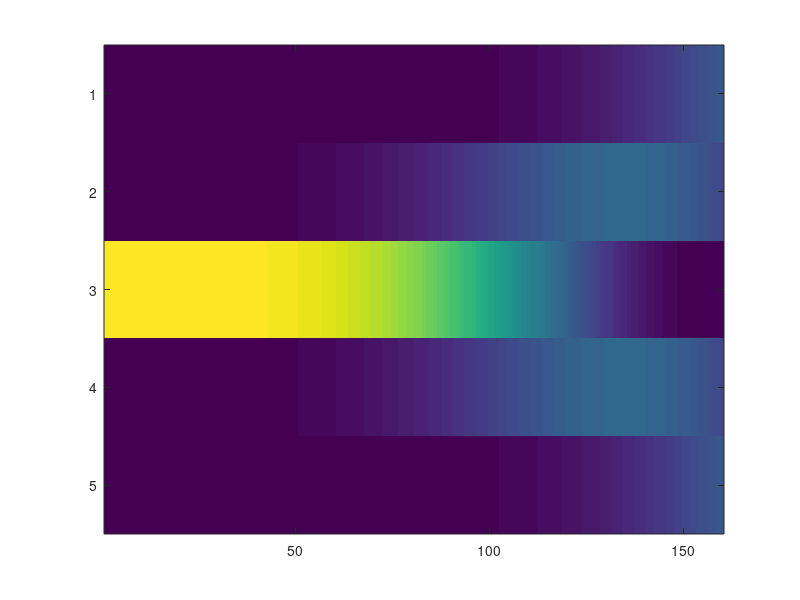
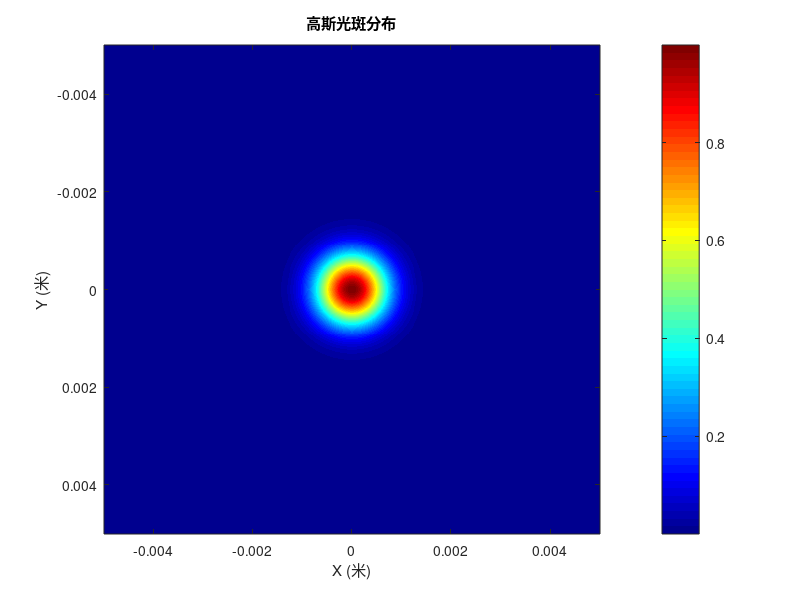
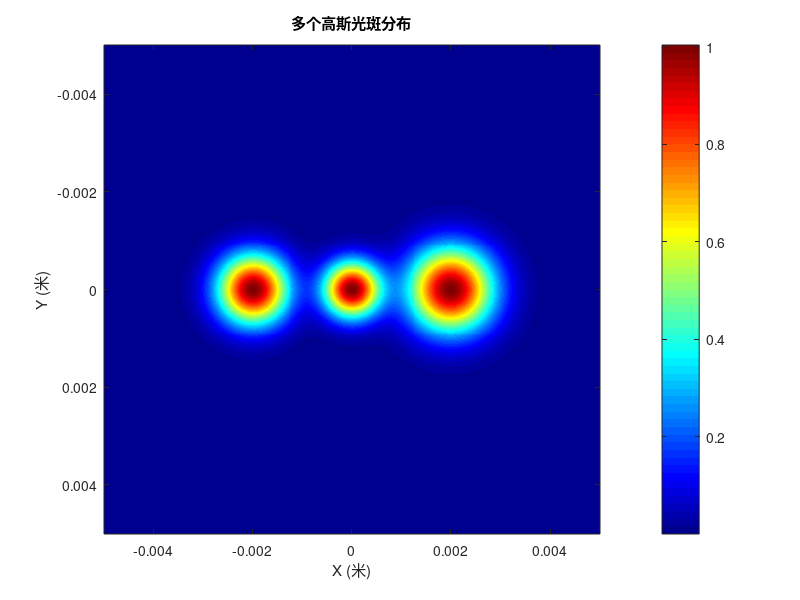

These charts were generated, in order, by the following MATLAB code:
clear
N=5;
input=[0;0;1;0;0];
IN=160;
dl=0.01;
H=[1,1,0,0,0;
   1,1,1,0,0;
   0,1,1,1,0;
   0,0,1,1,1;
   0,0,0,1,1;];
output=zeros(100,5);
output(1,:)=input';
for ii=1:1:IN-1
    output(ii+1,:)=output(ii,:)*(2*eye(5)-1i*H*dl)/(2*eye(5)+1i*H*dl);
end
imagesc(output.*conj(output));






clear
clc
N=5;
input=[0;0;1;0;0]';
NN=160;
dl=0.01;
H=[1,1,0,0,0;
   1,1,1,0,0;
   0,1,1,1,0;
   0,0,1,1,1;
   0,0,0,1,1];
output=zeros(5,100);
output(:,1) = input;
for ii=1:1:NN-1
    output(:,ii+1)=((1*eye(5)-(1i/2)*H*dl*dl*ii))/((1*eye(5)+(1i/2)*H*dl*dl*ii))*output(:,ii);
end
imagesc(output.*conj(output));





% 定义参数
lambda = 500e-9; % 波长，单位米
w0 = 1e-3; % 光斑半径，单位米
k = 2*pi/lambda; % 波数

% 创建坐标网格
x = linspace(-5e-3, 5e-3, 500);
y = x;
[X, Y] = meshgrid(x, y);

% 计算高斯光斑
r = sqrt(X.^2 + Y.^2); % 到中心的距离
I0 = 1; % 假设中心光强为1
GaussianSpot = I0 * exp(-2*r.^2/w0^2); % 高斯光斑光强分布

% 绘制光斑
figure;
imagesc(x, y, GaussianSpot);
colormap('jet'); % 使用jet颜色图
colorbar; % 显示颜色条
title('高斯光斑分布');
xlabel('X (米)');
ylabel('Y (米)');




% 定义参数
lambda = 500e-9; % 波长，单位米
k = 2*pi/lambda; % 波数
I0 = 1; % 假设中心光强为1

% 创建坐标网格
x = linspace(-5e-3, 5e-3, 500);
y = x;
[X, Y] = meshgrid(x, y);

% 定义几个高斯光斑的参数
centers = [-2e-3, 0, 2e-3]; % 高斯光斑的中心位置X坐标
radii = [1e-3, 0.8e-3, 1.2e-3]; % 高斯光斑的半径

% 初始化光强分布矩阵
GaussianSpots = zeros(size(X));

% 计算每个高斯光斑的光强分布并累加
for i = 1:length(centers)
    r = sqrt((X - centers(i)).^2 + Y.^2); % 到中心的距离
    GaussianSpots = GaussianSpots + I0 * exp(-2*r.^2/radii(i)^2); % 高斯光斑光强分布
end

% 绘制光斑
figure;
imagesc(x, y, GaussianSpots);
colormap('jet'); % 使用jet颜色图
colorbar; % 显示颜色条
title('多个高斯光斑分布');
xlabel('X (米)');
ylabel('Y (米)');